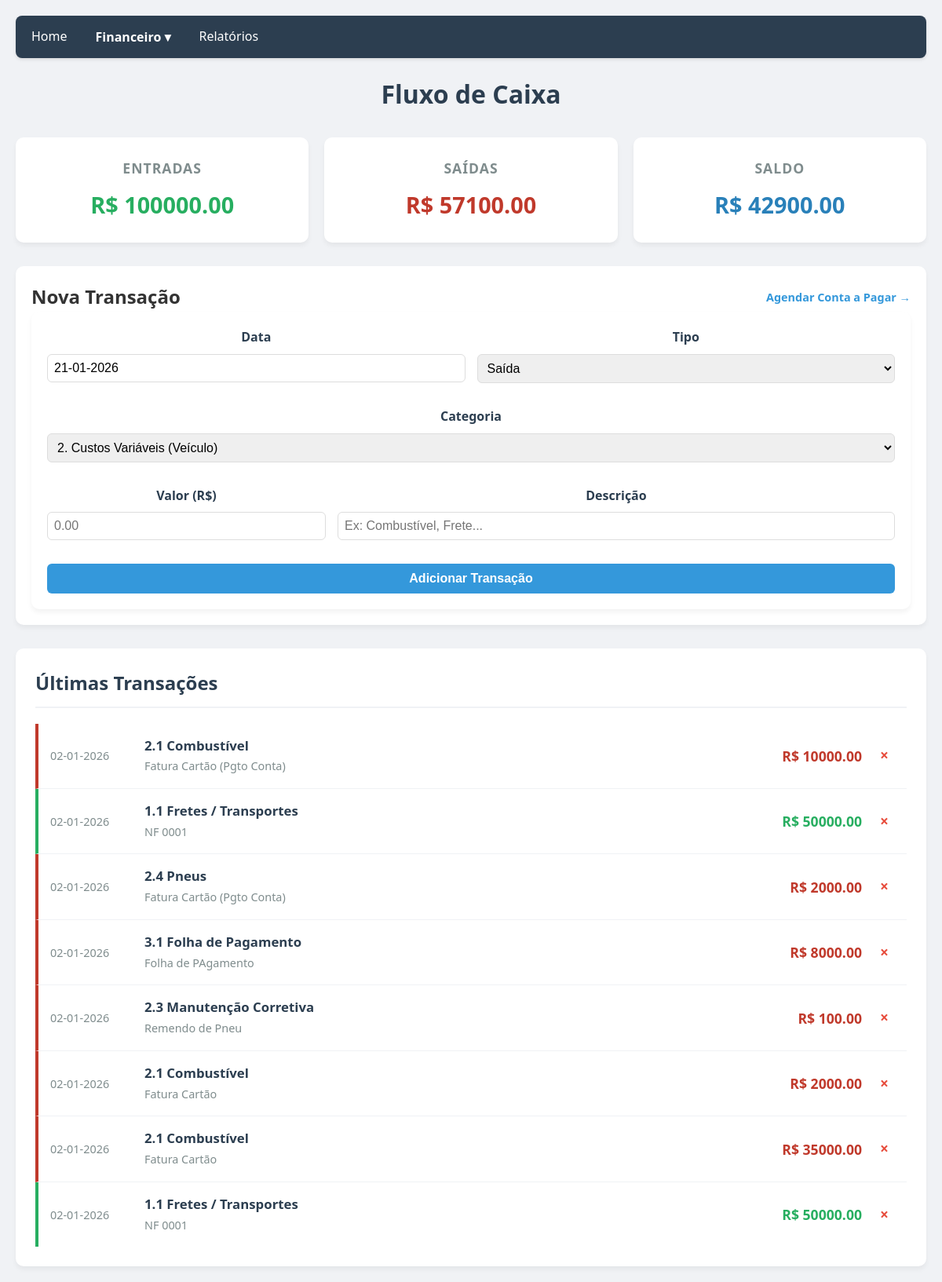
The page / on the database its author committed.
### tables this page shows
CREATE TABLE transacoes (
            id INTEGER PRIMARY KEY AUTOINCREMENT,
            data VARCHAR(20),
            tipo VARCHAR(20),
            categoria VARCHAR(100),
            valor REAL,
            descricao TEXT
        );

### api/index.py (the view, shortened to what this page needs)
@app.route('/', methods=['GET', 'POST'])
def home():
    conn = get_db_connection()
    cur = conn.cursor()
    cur.execute('SELECT * FROM transacoes ORDER BY id DESC')
    rows = cur.fetchall()
    cur.close()
    conn.close()
    transacoes = [{'id': r[0], 'data': r[1], 'tipo': r[2], 'categoria': r[3], 'valor': r[4], 'descricao': r[5]} for r in rows]
    total_entradas = sum(t['valor']
                        for t in transacoes if t['tipo'] == 'entrada')
    total_saidas = sum(t['valor']
                    for t in transacoes if t['tipo'] == 'saida')
    saldo = total_entradas - total_saidas
    return render_template('index.html',
                            transacoes=transacoes,
                            entrada=total_entradas,
                            saidas=total_saidas,
                            saldo=saldo,
                            categorias=CATEGORIAS,
                            hoje=datetime.today().strftime('%d-%m-%Y')) # Entreda a data atual formatada

### api/index.py (called while the page is built)
def get_db_connection():
    if 'POSTGRES_URL' in os.environ:
        if psycopg2 is None:
            raise ImportError("A biblioteca 'psycopg2' é necessária para conexão com PostgreSQL, mas não está instalada.")
        return psycopg2.connect(os.environ['POSTGRES_URL'])
    return sqlite3.connect('database.db')

### templates/index.html (shortened to what this page needs)
{% extends "base.html" %}
{% block content %}
        <div class="header">
            <h1>Fluxo de Caixa</h1>
        </div>
        <div class="dashboard">
            <div class="card entrada">
                <h3>Entradas</h3>
                <p>R$ {{ "%.2f"|format(entrada) }}</p>
            </div>
            <div class="card saida">
                <h3>Saídas</h3>
                <p>R$ {{ "%.2f"|format(saidas) }}</p>
            </div>
            <div class="card saldo">
                <h3>Saldo</h3>
                <p>R$ {{ "%.2f"|format(saldo) }}</p>
            </div>
        </div>
        <div class="card" style="margin-bottom: 20px; padding: 20px;">
            <div style="display: flex; justify-content: space-between; align-items: center;">
                <h2>Nova Transação</h2>
                <a href="{{ url_for('contas_a_pagar') }}" style="color: #3498db; text-decoration: none; font-weight: bold; font-size: 0.9em;">Agendar Conta a Pagar &rarr;</a>
            </div>
            <form action="{{ url_for('home') }}" method="POST" style="display: grid; gap: 15px;">
                <div style="display: grid; grid-template-columns: 1fr 1fr; gap: 15px;">
                    <div>
                        <label for="data">Data</label>
                        <input type="text" id="data" name="data" value="{{ hoje }}" required style="width: 100%; padding: 8px; box-sizing: border-box;">
                    </div>
                    <div>
                        <label for="tipo">Tipo</label>
                        <select id="tipo" name="tipo" required onchange="atualizarCategorias()" style="width: 100%; padding: 8px; box-sizing: border-box;">
                            <option value="saida" selected>Saída</option>
                        </select>
                    </div>
                </div>
                <div>
                    <label for="categoria">Categoria</label>
                    <select id="categoria" name="categoria" required style="width: 100%; padding: 8px; box-sizing: border-box;">
                    </select>
                </div>
                <div style="display: grid; grid-template-columns: 1fr 2fr; gap: 15px;">
                    <div>
                        <label for="valor">Valor (R$)</label>
                        <input type="number" id="valor" name="valor" step="0.01" required placeholder="0.00" style="width: 100%; padding: 8px; box-sizing: border-box;">
                    </div>
                    <div>
                        <label for="descricao">Descrição</label>
                        <input type="text" id="descricao" name="descricao" placeholder="Ex: Combustível, Frete..." style="width: 100%; padding: 8px; box-sizing: border-box;">
                    </div>
                </div>
                <button type="submit" style="padding: 10px; background-color: #3498db; color: white; border: none; cursor: pointer; font-weight: bold;">Adicionar Transação</button>
            </form>
        </div>
        <div class="lista">
            <h2>Últimas Transações</h2>
            {% for t in transacoes %}
            <div class="transacao-item {{ t.tipo }}">
                <div class="data-box">{{ t.data }}</div>
                <div class="detalhes">
                    <strong>{{ t.categoria }}</strong>
                    <span>{{ t.descricao }}</span>
                </div>
                <div class="valor">R$ {{ "%.2f"|format(t.valor) }}</div>
                <a href="{{ url_for('deletar_transacao', id=t.id) }}" class="btn-delete" onclick="return confirm('Tem certeza que deseja excluir esta transação?')" title="Excluir">
                    &times;
                </a>
            </div>
            {% else %}
            <div class="empty-state" style="text-align: center; padding: 20px; color: #777;">
                Nenhuma transação registrada ainda.
            </div>
            {% endfor %}
        </div>
{% endblock %}

### templates/base.html (shortened to what this page needs)
<!DOCTYPE html>
<html lang="pt-br">
<head>
    <link rel="stylesheet" href="{{ url_for('static', filename='css/style.css') }}">
</head>
<body>
    <div class="container">
        <div class="navbar">
            <a href="{{ url_for('home') }}">Home</a>
            <div class="dropdown">
                <button class="dropbtn">Financeiro &#9662;</button>
            </div>
            <a href="{{ url_for('relatorios') }}">Relatórios</a>
        </div>
        {% block content %}
        {% endblock %}
    </div>
</body>
</html>

### static/css/style.css (style rules this page uses)
* { box_sizing: border-box; margin: 0; padding: 0; }
body { font-family: 'Segoe UI', Tahoma, Geneva, Verdana, sans-serif; background-color: #f0f2f5; color: #333; line-height: 1.6; }
.container { max-width: 1200px; margin: 0 auto; padding: 20px; }
.navbar { background-color: #2c3e50; overflow: hidden; border-radius: 8px; margin-bottom: 20px; display: flex; flex-wrap: wrap; align-items: center; box-shadow: 0 2px 4px rgba(0,0,0,0.1); }
.navbar a, .dropbtn { display: block; color: white; text-align: center; padding: 14px 20px; text-decoration: none; font-size: 16px; border: none; background: none; cursor: pointer; transition: background-color 0.3s; }
.dropdown { position: relative; display: inline-block; }
.header { text-align: center; margin-bottom: 30px; }
.header h1 { color: #2c3e50; font-weight: 600; }
.dashboard { display: grid; grid-template-columns: repeat(auto-fit, minmax(280px, 1fr)); gap: 20px; margin-bottom: 30px; }
.card { background: white; padding: 25px; border-radius: 10px; box-shadow: 0 4px 6px rgba(0,0,0,0.05); text-align: center; transition: transform 0.2s; }
.card h3 { margin-bottom: 10px; font-size: 1.1em; color: #7f8c8d; text-transform: uppercase; letter-spacing: 1px; }
.card p { font-size: 1.8em; font-weight: bold; margin: 0; }
.entrada p { color: #27ae60; }
.saida p { color: #c0392b; }
.saldo p { color: #2980b9; }
form { background: white; padding: 20px; border-radius: 10px; box-shadow: 0 4px 6px rgba(0,0,0,0.05); }
label { display: block; margin-bottom: 8px; font-weight: 600; color: #2c3e50; }
input[type="text"], input[type="number"], input[type="date"], input[type="month"], select { width: 100%; padding: 10px 12px; margin-bottom: 15px; border: 1px solid #ddd; border-radius: 6px; font-size: 16px; transition: border-color 0.3s; }
button { width: 100%; padding: 12px; background-color: #3498db; color: white; border: none; border-radius: 6px; font-size: 16px; font-weight: bold; cursor: pointer; transition: background-color 0.3s; }
.lista { background: white; padding: 25px; border-radius: 10px; box-shadow: 0 4px 6px rgba(0,0,0,0.05); margin-top: 30px; }
.lista h2 { margin-bottom: 20px; color: #2c3e50; border-bottom: 2px solid #f0f2f5; padding-bottom: 10px; }
.transacao-item { display: flex; justify-content: space-between; align-items: center; padding: 15px; border-bottom: 1px solid #f0f2f5; transition: background-color 0.2s; }
.transacao-item:last-child { border-bottom: none; }
.transacao-item.entrada { border-left: 4px solid #27ae60; }
.transacao-item.saida { border-left: 4px solid #c0392b; }
.data-box { font-size: 0.9em; color: #7f8c8d; width: 100px; }
.detalhes { flex-grow: 1; padding: 0 20px; }
.detalhes strong { display: block; color: #2c3e50; font-size: 1.05em; }
.detalhes span { font-size: 0.9em; color: #7f8c8d; }
.valor { font-weight: bold; font-size: 1.1em; min-width: 120px; text-align: right; }
.transacao-item.entrada .valor { color: #27ae60; }
.transacao-item.saida .valor { color: #c0392b; }
.btn-delete { margin-left: 15px; color: #e74c3c; text-decoration: none; font-size: 1.2em; padding: 0 8px; border-radius: 4px; transition: background-color 0.2s; font-weight: bold; }

### templates/base.html (style rules this page uses)
.navbar { overflow: visible !important; z-index: 1001; }
.dropbtn { background-color: transparent; color: white; padding: 14px 16px; font-size: 16px; border: none; cursor: pointer; font-family: inherit; }
.dropdown { position: relative; display: inline-block; }

### rows shown on the page
transacoes: data "02-01-2026", categoria "2.1 Combustível", descricao "Fatura Cartão (Pgto Conta)", valor "10000.00"
transacoes: data "02-01-2026", categoria "1.1 Fretes / Transportes", descricao "NF 0001", valor "50000.00"
transacoes: data "02-01-2026", categoria "2.4 Pneus", descricao "Fatura Cartão (Pgto Conta)", valor "2000.00"
transacoes: data "02-01-2026", categoria "3.1 Folha de Pagamento", descricao "Folha de PAgamento", valor "8000.00"
transacoes: data "02-01-2026", categoria "2.3 Manutenção Corretiva", descricao "Remendo de Pneu", valor "100.00"
transacoes: data "02-01-2026", categoria "2.1 Combustível", descricao "Fatura Cartão", valor "2000.00"
transacoes: data "02-01-2026", categoria "2.1 Combustível", descricao "Fatura Cartão", valor "35000.00"
transacoes: data "02-01-2026", categoria "1.1 Fretes / Transportes", descricao "NF 0001", valor "50000.00"

### other values the page prints
{{ "%.2f"|format(entrada) }} "100000.00"
{{ "%.2f"|format(saidas) }} "57100.00"
{{ "%.2f"|format(saldo) }} "42900.00"
